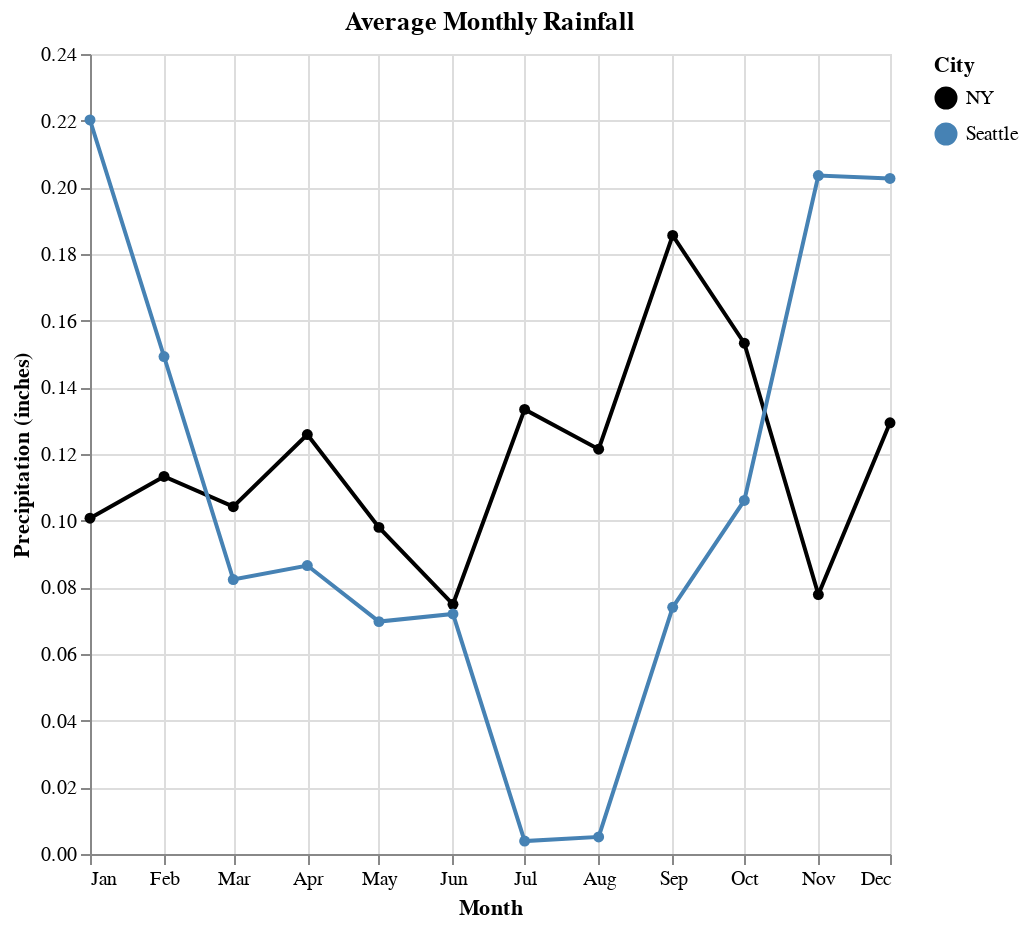

Notebook source saved alongside this figure:
### Code cell
alt.Chart(df).mark_line(point = True).encode(
    alt.X('month(date):T', title = 'Month'),
    alt.Y('mean(precipitation):Q', title = 'Precipitation (inches)'),
    alt.Color('city:N', title = 'City', scale=alt.Scale(domain=['NY', 'Seattle'], range=['black', 'steelblue']))
).properties(title='Average Monthly Rainfall', width=400, height=400)

### Figure 1 — Vega-Lite specification as saved in the notebook (floating-point values rounded to 4 significant figures; data arrays with more than 128 entries replaced by an {"elided": "..."} marker saying what was removed)
{"config": {"view": {"continuousWidth": 400, "continuousHeight": 300}}, "data": {"name": "data-177287cdd643a29f22f10d24528307e1"}, "mark": {"type": "line", "point": true}, "encoding": {"color": {"field": "city", "scale": {"domain": ["NY", "Seattle"], "range": ["black", "steelblue"]}, "title": "City", "type": "nominal"}, "x": {"field": "date", "timeUnit": "month", "title": "Month", "type": "temporal"}, "y": {"aggregate": "mean", "field": "precipitation", "title": "Precipitation (inches)", "type": "quantitative"}}, "height": 400, "title": "Average Monthly Rainfall", "width": 400, "$schema": "https://vega.github.io/schema/vega-lite/v4.17.0.json", "datasets": {"data-177287cdd643a29f22f10d24528307e1": {"elided": "2922 records"}}}
